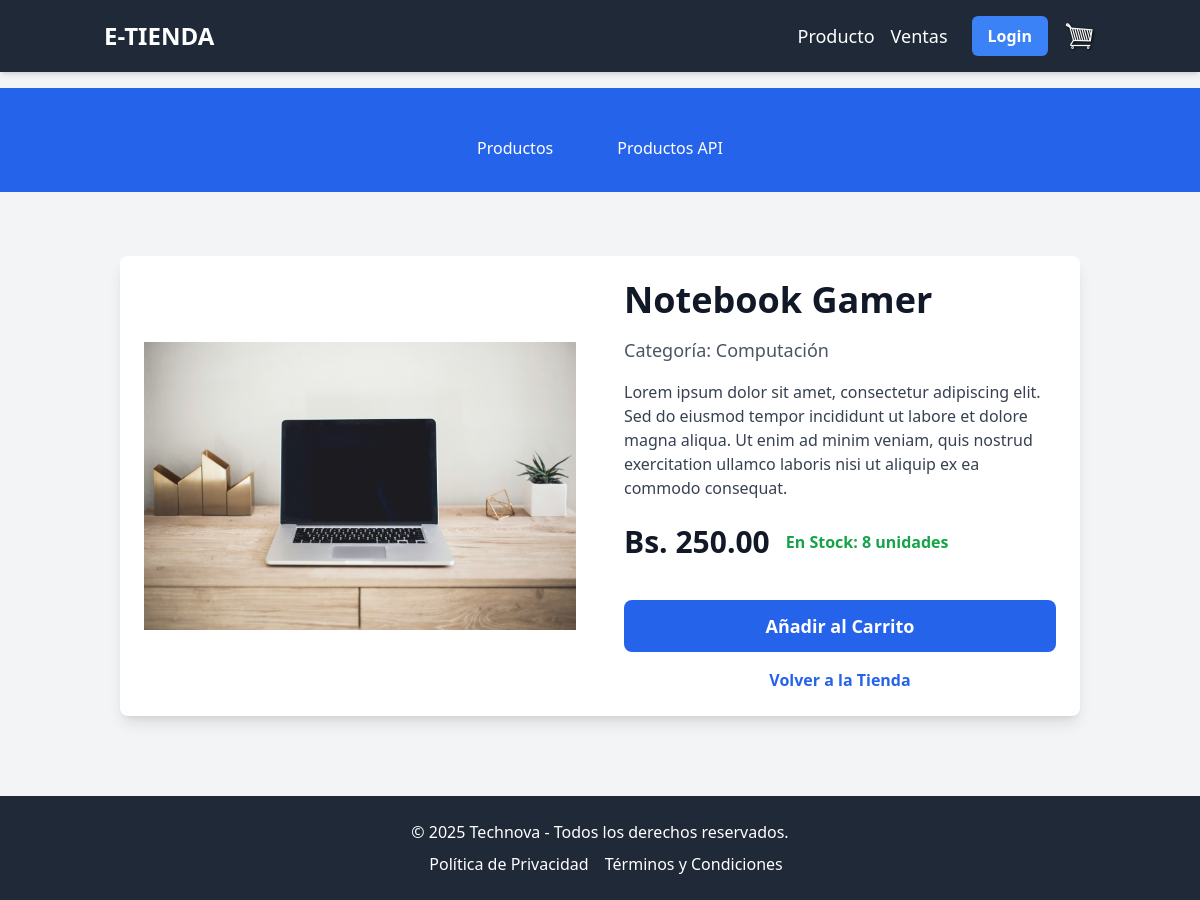
Page /store/producto/2/ on the earlier database version.
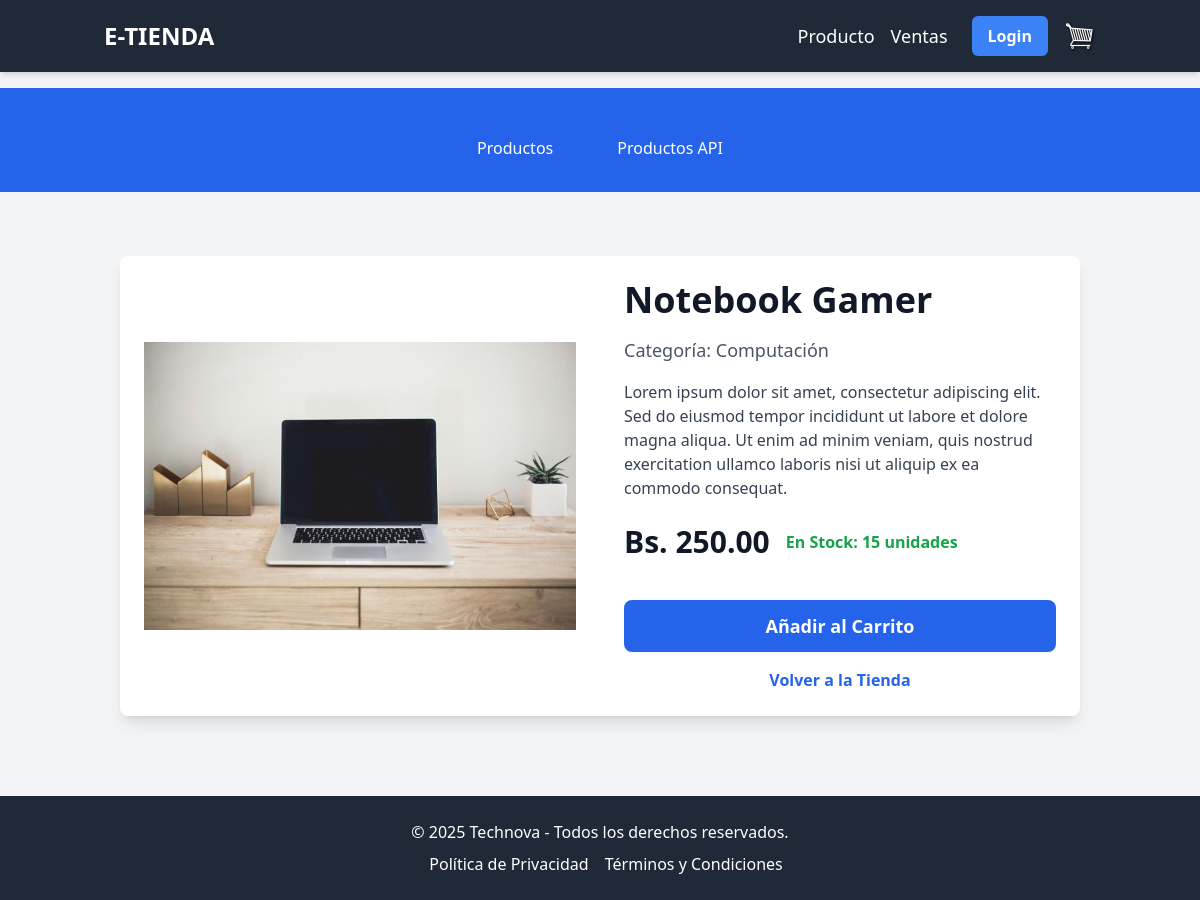
Same page on the later database version.
### store/models.py (models this page shows, shortened)
class Producto(models.Model):
    nombre = models.CharField(max_length=100, help_text="Nombre del Producto")
    precio = models.DecimalField(max_digits=10, decimal_places=2, null=True, help_text="Precio")
    stock = models.IntegerField(null=True, help_text="Cantidad en stock")
    imagen = models.ImageField(upload_to='productos', null=True)
    categoria = models.ForeignKey('Categoria', on_delete=models.SET_NULL, null=True)

class Categoria(models.Model):
    nombre = models.CharField(max_length=100, help_text="Categoría del Producto")

### store/views.py (the view)
# urls.py: path('producto/<int:pk>/',views.detail_producto, name='detail_producto'),
def detail_producto(request,pk):
    producto_obj = get_object_or_404(Producto, id=pk)
    context = {
        'producto':producto_obj
    }
    return render(request,"store/detalle_producto.html",context)

### store/templates/store/detalle_producto.html (shortened to what this page needs)
{% extends 'store/main.html' %}
{% load static %}
{% block content %}
<div class="container mx-auto px-4 py-8">
    {% if error_message %}
        <div class="bg-red-100 border border-red-400 text-red-700 px-4 py-3 rounded relative mb-4" role="alert">
            <strong class="font-bold">¡Error!</strong>
            <span class="block sm:inline">{{ error_message }}</span>
        </div>
        <a href="{% url 'store' %}" class="block text-center mt-4 text-blue-600 hover:text-blue-800 font-semibold">Volver a la Tienda</a>
    {% elif producto %}
        <div class="bg-white rounded-lg shadow-lg overflow-hidden md:flex">
            <div class="md:w-1/2 p-6 flex items-center justify-center">
                {% if producto.imagen %}
                    <img class="max-w-full max-h-96 object-contain" src="{{ producto.imagen.url }}" alt="{{ producto.nombre }}">
                {% else %}
                    <img class="max-w-full max-h-96 object-contain" src="{% static 'images/placeholder.jpg' %}" alt="Imagen no disponible">
                {% endif %}
            </div>
            <div class="md:w-1/2 p-6 flex flex-col justify-between">
                <div>
                    <h1 class="text-4xl font-bold text-gray-900 mb-4">{{ producto.nombre }}</h1>
                    <p class="text-gray-600 mb-4 text-lg">Categoría: {{ producto.categoria.nombre }}</p>
                    <p class="text-gray-700 mb-6 text-base">Lorem ipsum dolor sit amet, consectetur adipiscing elit. Sed do eiusmod tempor incididunt ut labore et dolore magna aliqua. Ut enim ad minim veniam, quis nostrud exercitation ullamco laboris nisi ut aliquip ex ea commodo consequat.</p>
                    <div class="flex items-center mb-4">
                        <span class="text-3xl font-bold text-gray-900 mr-4">Bs. {{ producto.precio }}</span>
                        {% if producto.stock > 0 %}
                            <span class="text-green-600 font-semibold">En Stock: {{ producto.stock }} unidades</span>
                        {% else %}
                            <span class="text-red-600 font-semibold">Sin Stock</span>
                        {% endif %}
                    </div>
                </div>
                <div class="mt-6">
                    <button
                        data-product="{{ producto.id }}"
                        data-action="add"
                        class="bg-blue-600 hover:bg-blue-700 text-white font-bold py-3 px-6 rounded-lg text-lg transition duration-300 w-full update-cart">
                        Añadir al Carrito
                    </button>
                    <a href="{% url 'store' %}" class="block text-center mt-4 text-blue-600 hover:text-blue-800 font-semibold">Volver a la Tienda</a>
                </div>
            </div>
        </div>
    {% else %}
        <p class="text-gray-600 text-center">No se pudieron cargar los detalles del producto.</p>
        <a href="{% url 'store' %}" class="block text-center mt-4 text-blue-600 hover:text-blue-800 font-semibold">Volver a la Tienda</a>
    {% endif %}
</div>
{% endblock %}

### store/templates/store/main.html (shortened to what this page needs)
{% load static %}
<!DOCTYPE html>
<html lang="es" class="h-full">
  <head>
    <script src="https://cdn.tailwindcss.com"></script>
  </head>
  <body class="flex flex-col min-h-screen bg-gray-100 text-gray-800 font-sans antialiased">
    <nav class="bg-gray-800 text-white shadow-md py-4">
      <div class="container mx-auto flex items-center justify-between px-4">
        <a class="text-2xl font-bold hover:text-gray-300 transition duration-300" href="{% url 'store' %}">E-TIENDA</a>
        <div class="flex items-center space-x-6">
          <ul class="flex space-x-4">
            <li>
              <a class="hover:text-gray-300 text-lg transition duration-300" href="{% url 'store' %}">Producto</a>
            </li>
            <li>
              <a class="hover:text-gray-300 text-lg transition duration-300" href="{% url 'cart' %}">Ventas</a>
            </li>
          </ul>
          <div class="flex items-center space-x-4 ml-6">
              {% if user.is_authenticated %}
                  <span class="text-white text-lg font-semibold hidden md:block">Hola, {{ user.username }}</span>
    <form action="{% url 'logout' %}" method="post" class="inline">
        {% csrf_token %}
        <button type="submit" class="bg-red-500 hover:bg-red-600 text-white font-semibold py-2 px-4 rounded-md transition duration-300">
            Logout
        </button>
    </form>
              {% else %}
                  <a href="{% url 'login' %}" class="bg-blue-500 hover:bg-blue-600 text-white font-semibold py-2 px-4 rounded-md transition duration-300">
                      Login
                  </a>
              {% endif %}
              <a href="{% url 'cart' %}" class="relative">
                  <img id="cart-icon" src="{% static 'images/cart.png' %}" class="w-8 h-8" alt="Carrito de compras" />
              </a>
          </div>
        </div>
      </div>
    </nav>
    <div class="bg-blue-600 py-3 mt-4">
      <div class="bg-blue-600 py-3 mt-4">
  <div class="container mx-auto px-4">
    <ul class="flex justify-center space-x-8 text-white font-medium">
      <li>
        <button
            class="py-2 px-4 rounded-md hover:bg-blue-700 transition duration-300"
            onclick="window.location.href='{% url 'store' %}'"
          >
            Productos
          </button>
      </li>
      <li>
        <button
          class="py-2 px-4 rounded-md hover:bg-blue-700 transition duration-300"
          onclick="window.location.href='{% url 'fake_products' %}'"
        >
          Productos API
        </button>
      </li>
    </ul>
  </div>
</div>
    </div>
    <main class="flex-grow container mx-auto mt-8 px-4">
      {% block content %}{% endblock %}
    </main>
    <footer class="bg-gray-800 text-white text-center py-6 mt-12">
      <p class="mb-2">&copy; 2025 Technova - Todos los derechos reservados.</p>
      <p>
        <a href="#" class="text-white hover:text-gray-400 mx-3">Política de Privacidad</a>
        <a href="#" class="text-white hover:text-gray-400">Términos y Condiciones</a>
      </p>
    </footer>
  </body>
</html>

Differences in the rows shown:
changed Producto "Notebook Gamer": stock "8" → "15"
